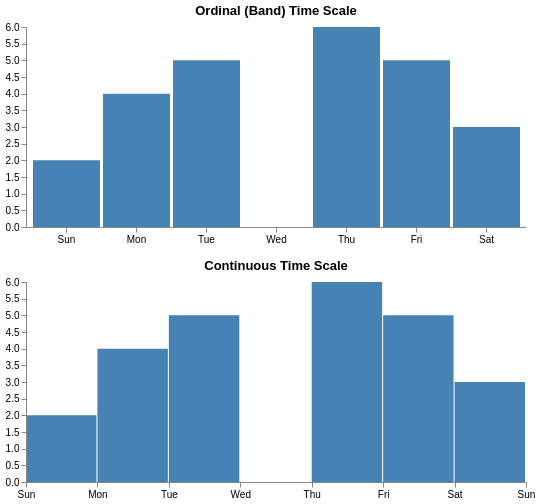

Express this chart as Vega-Lite.
### Vega specification from a JSON file in a GitHub repository (floating-point values rounded to 4 significant figures)
{"$schema": "https://vega.github.io/schema/vega/v5.json", "width": 500, "height": 200, "padding": 5, "config": {"title": {"frame": "group"}}, "signals": [{"name": "timeunits", "value": ["day"], "bind": {"input": "select", "options": [["day"], ["week", "day"], ["date"], ["month", "date"], ["quarter", "date"], ["year", "month", "date"]]}}], "data": [{"name": "table", "values": [{"d": 0}, {"d": 0}, {"d": 1}, {"d": 1}, {"d": 1}, {"d": 1}, {"d": 2}, {"d": 2}, {"d": 2}, {"d": 2}, {"d": 2}, {"d": 4}, {"d": 4}, {"d": 4}, {"d": 4}, {"d": 4}, {"d": 4}, {"d": 5}, {"d": 5}, {"d": 5}, {"d": 5}, {"d": 5}, {"d": 6}, {"d": 6}, {"d": 6}], "transform": [{"type": "timeunit", "field": {"expr": "datetime(2012, 0, datum.d + 1)"}, "units": {"signal": "timeunits"}, "signal": "tbin"}, {"type": "aggregate", "groupby": ["unit0"]}]}], "marks": [{"type": "group", "title": "Ordinal (Band) Time Scale", "encode": {"enter": {"width": {"signal": "width"}, "height": {"signal": "height"}}}, "scales": [{"name": "xscale", "type": "band", "range": "width", "padding": 0.05, "round": true, "domain": {"signal": "timeSequence('day', tbin.start, tbin.stop)"}}, {"name": "yscale", "type": "linear", "range": "height", "domain": {"data": "table", "field": "count"}, "zero": true, "nice": true}], "axes": [{"orient": "bottom", "scale": "xscale", "zindex": 1, "formatType": "time", "format": {"signal": "timeUnitSpecifier(tbin.units)"}}, {"orient": "left", "scale": "yscale", "zindex": 1}], "marks": [{"type": "rect", "from": {"data": "table"}, "encode": {"enter": {"x": {"scale": "xscale", "field": "unit0"}, "width": {"scale": "xscale", "band": 1}, "y": {"scale": "yscale", "field": "count"}, "y2": {"scale": "yscale", "value": 0}}, "update": {"fill": {"value": "steelblue"}}, "hover": {"fill": {"value": "red"}}}}]}, {"type": "group", "title": "Continuous Time Scale", "encode": {"enter": {"y": {"value": 255}, "width": {"signal": "width"}, "height": {"signal": "height"}}}, "scales": [{"name": "xscale", "type": "time", "range": "width", "domain": {"signal": "[tbin.start, tbin.stop]"}}, {"name": "yscale", "type": "linear", "range": "height", "domain": {"data": "table", "field": "count"}, "zero": true, "nice": true}], "axes": [{"orient": "bottom", "scale": "xscale", "zindex": 1, "tickCount": 7, "format": {"signal": "timeUnitSpecifier(tbin.units)"}}, {"orient": "left", "scale": "yscale", "zindex": 1}], "marks": [{"type": "rect", "from": {"data": "table"}, "encode": {"enter": {"x": {"scale": "xscale", "field": "unit0"}, "x2": {"scale": "xscale", "signal": "timeOffset(tbin.unit, datum.unit0)", "offset": -1}, "y": {"scale": "yscale", "field": "count"}, "y2": {"scale": "yscale", "value": 0}}, "update": {"fill": {"value": "steelblue"}}, "hover": {"fill": {"value": "red"}}}}]}]}
